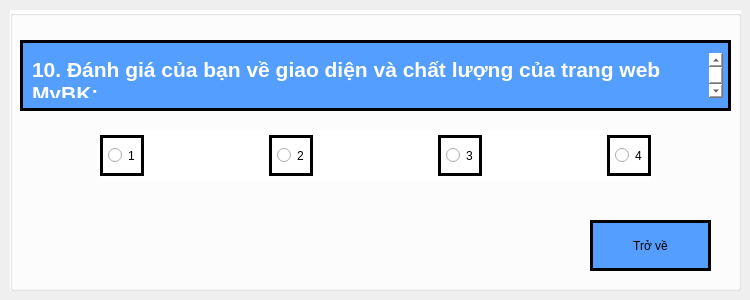
   <widget class="QWidget" name="page_9">
    <widget class="QGroupBox" name="groupBox_11">
     <property name="geometry">
      <rect>
       <x>10</x>
       <y>10</y>
       <width>731</width>
       <height>281</height>
      </rect>
     </property>
     <property name="styleSheet">
      <string notr="true">background-color: #ffffff;</string>
     </property>
     <property name="title">
      <string/>
     </property>
     <widget class="QTextBrowser" name="textBrowser_15">
      <property name="geometry">
       <rect>
        <x>10</x>
        <y>30</y>
        <width>711</width>
        <height>71</height>
       </rect>
      </property>
      <property name="styleSheet">
       <string notr="true">background-color: #549eff;
padding: 10px 5px;
border: 3px solid black;</string>
      </property>
      <property name="html">
       <string>&lt;!DOCTYPE HTML PUBLIC &quot;-//W3C//DTD HTML 4.0//EN&quot; &quot;http://www.w3.org/TR/REC-html40/strict.dtd&quot;&gt;
&lt;html&gt;&lt;head&gt;&lt;meta name=&quot;qrichtext&quot; content=&quot;1&quot; /&gt;&lt;style type=&quot;text/css&quot;&gt;
p, li { white-space: pre-wrap; }
&lt;/style&gt;&lt;/head&gt;&lt;body style=&quot; font-family:'PibotoLt'; font-size:8pt; font-weight:400; font-style:normal;&quot;&gt;
&lt;p style=&quot; margin-top:0px; margin-bottom:0px; margin-left:0px; margin-right:0px; -qt-block-indent:0; text-indent:0px;&quot;&gt;&lt;span style=&quot; font-size:16pt; font-weight:600; color:#ffffff;&quot;&gt;10. Đánh giá của bạn về giao diện và chất lượng của trang web MyBK:&lt;/span&gt;&lt;/p&gt;&lt;/body&gt;&lt;/html&gt;</string>
      </property>
     </widget>
     <widget class="QPushButton" name="next_6">
      <property name="geometry">
       <rect>
        <x>580</x>
        <y>210</y>
        <width>121</width>
        <height>51</height>
       </rect>
      </property>
      <property name="styleSheet">
       <string notr="true">background-color: #549eff;
font: 75 italic 12pt &quot;Sans&quot;;
padding: 10px 5px;
border: 3px solid black;
</string>
      </property>
      <property name="text">
       <string>Trở về</string>
      </property>
     </widget>
     <widget class="QWidget" name="layoutWidget_8">
      <property name="geometry">
       <rect>
        <x>90</x>
        <y>120</y>
        <width>551</width>
        <height>51</height>
       </rect>
      </property>
      <layout class="QHBoxLayout" name="horizontalLayout_10">
       <item>
        <widget class="QRadioButton" name="ra1_17">
         <property name="styleSheet">
          <string notr="true">font: 75 italic 12pt &quot;Sans&quot;;
padding: 10px 5px;
border: 3px solid black;</string>
         </property>
         <property name="text">
          <string>1</string>
         </property>
        </widget>
       </item>
       <item>
        <spacer name="horizontalSpacer_28">
         <property name="orientation">
          <enum>Qt::Horizontal</enum>
         </property>
         <property name="sizeHint" stdset="0">
          <size>
           <width>40</width>
           <height>20</height>
          </size>
         </property>
        </spacer>
       </item>
       <item>
        <widget class="QRadioButton" name="ra1_18">
         <property name="styleSheet">
          <string notr="true">font: 75 italic 12pt &quot;Sans&quot;;
padding: 10px 5px;
border: 3px solid black;
</string>
         </property>
         <property name="text">
          <string>2</string>
         </property>
        </widget>
       </item>
       <item>
        <spacer name="horizontalSpacer_29">
         <property name="orientation">
          <enum>Qt::Horizontal</enum>
         </property>
         <property name="sizeHint" stdset="0">
          <size>
           <width>40</width>
           <height>20</height>
          </size>
         </property>
        </spacer>
       </item>
       <item>
        <widget class="QRadioButton" name="ra1_19">
         <property name="styleSheet">
          <string notr="true">font: 75 italic 12pt &quot;Sans&quot;;
padding: 10px 5px;
border: 3px solid black;
</string>
         </property>
         <property name="text">
          <string>3</string>
         </property>
        </widget>
       </item>
       <item>
        <spacer name="horizontalSpacer_30">
         <property name="orientation">
          <enum>Qt::Horizontal</enum>
         </property>
         <property name="sizeHint" stdset="0">
          <size>
           <width>40</width>
           <height>20</height>
          </size>
         </property>
        </spacer>
       </item>
       <item>
        <widget class="QRadioButton" name="ra1_20">
         <property name="styleSheet">
          <string notr="true">font: 75 italic 12pt &quot;Sans&quot;;
padding: 10px 5px;
border: 3px solid black;</string>
         </property>
         <property name="text">
          <string>4</string>
         </property>
        </widget>
       </item>
      </layout>
     </widget>
    </widget>
   </widget>
